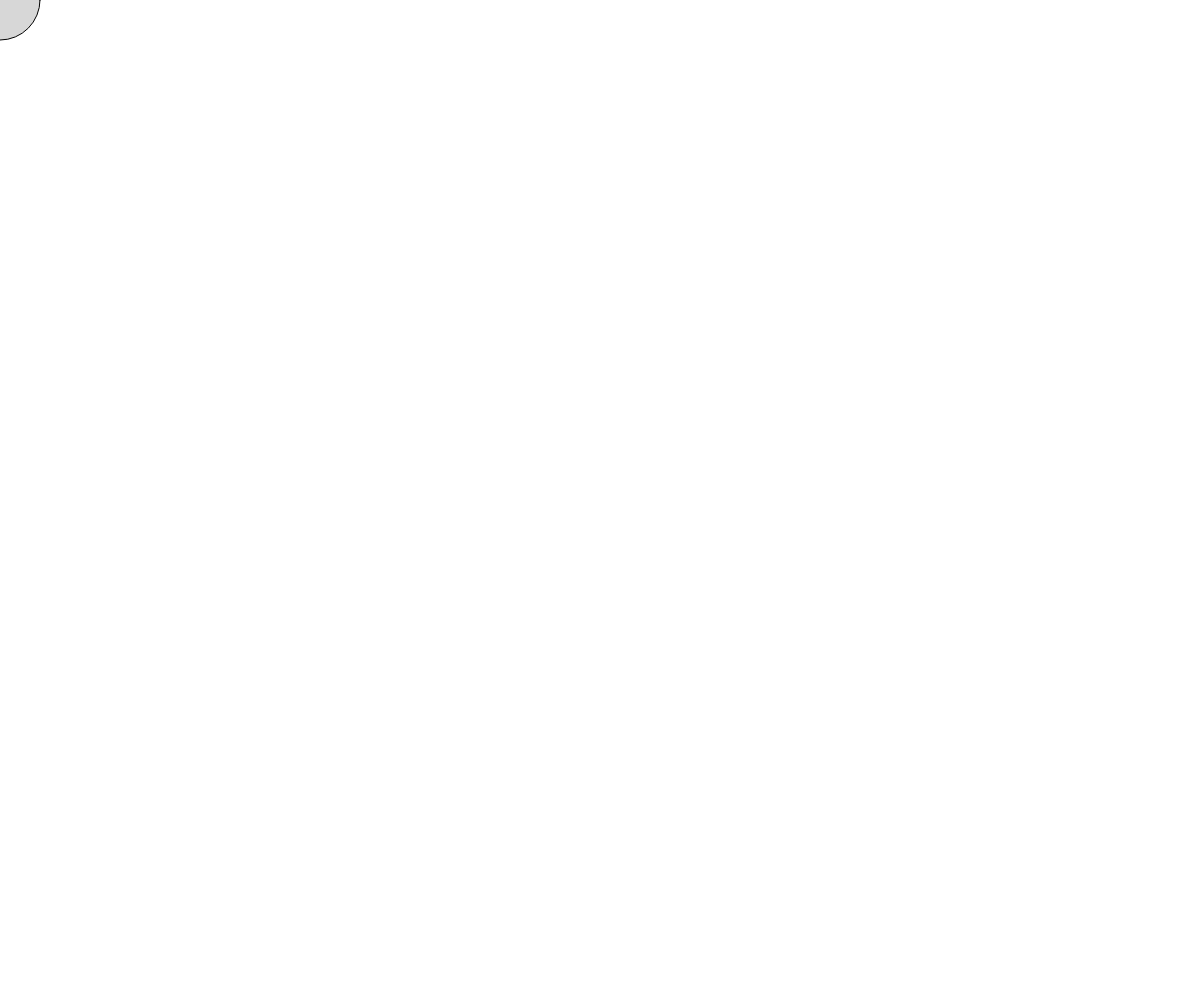
Frame 1 (no input)
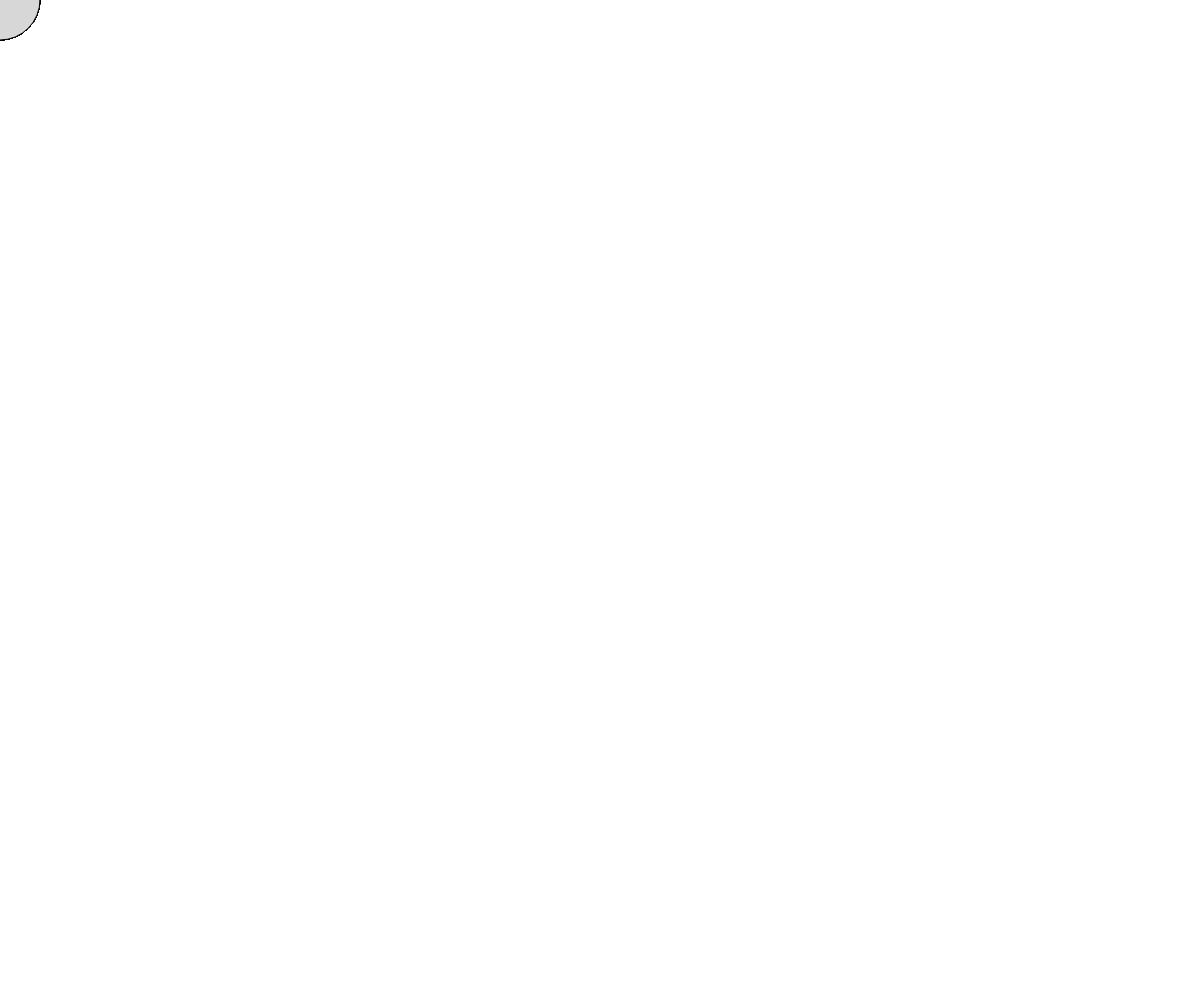
Frame 60 (no input)
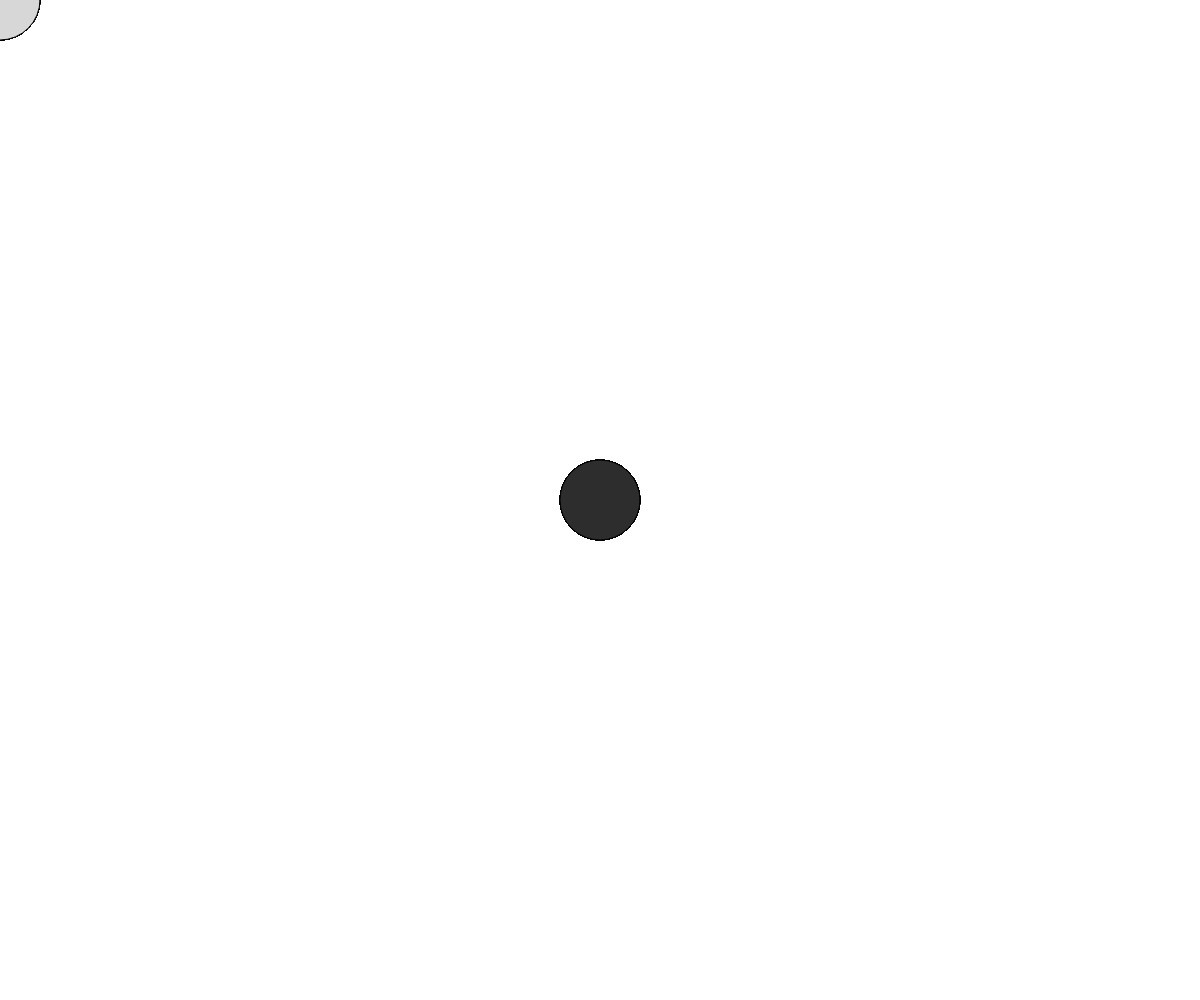
Frame 120 (the mouse pressed at the canvas centre since frame 60)

The p5.js sketch that drew these frames (run headless with seeded random() and noise() and a simulated clock; from frame 60 on, the mouse is pressed at the canvas centre):

// p5.js sketch
// ── sketch.js
/* eslint-disable no-undef, no-unused-vars */

function setup() {
  createCanvas(windowWidth, windowHeight);
  // Put setup code here
}

function draw() {
  // Put drawings here
  if (mouseIsPressed) {
    fill(45);
  } else {
    fill(215);
  }
  ellipse(mouseX, mouseY, 80, 80);
}

// This Redraws the Canvas when resized
windowResized = function() {
  resizeCanvas(windowWidth, windowHeight);
};
